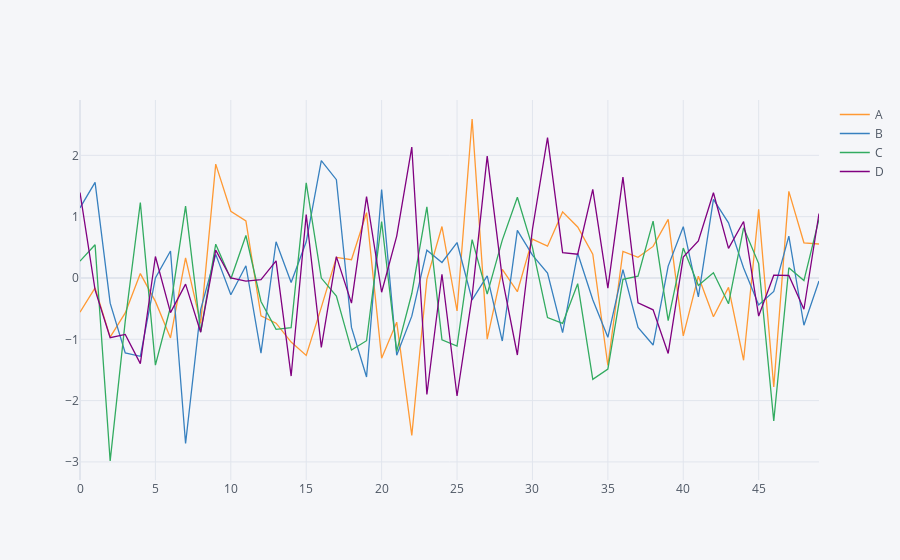

Notebook cell for this chart:
### Markdown cell above
# Basics

### Code cell
arr_1 = np.random.randn(50,4)
df_1 = pd.DataFrame(arr_1, columns=['A','B','C','D'])
df_1.head()
#df_1.plot()
df_1.iplot()
